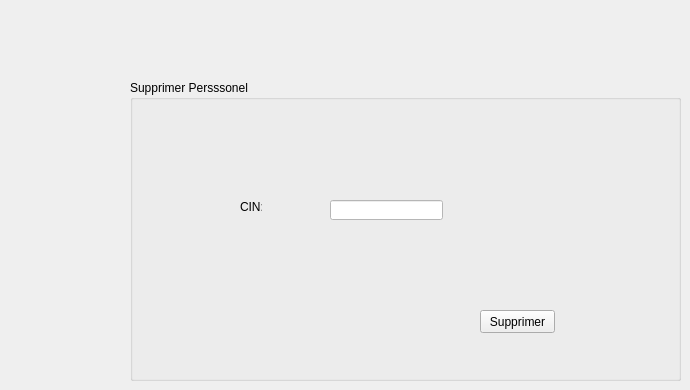
              <widget class="QWidget" name="tab_6">
               <attribute name="title">
                <string>Supprimer Personnel</string>
               </attribute>
               <widget class="QGroupBox" name="groupBox_6">
                <property name="geometry">
                 <rect>
                  <x>130</x>
                  <y>80</y>
                  <width>551</width>
                  <height>301</height>
                 </rect>
                </property>
                <property name="title">
                 <string>Supprimer Persssonel</string>
                </property>
                <widget class="QLabel" name="label_10">
                 <property name="geometry">
                  <rect>
                   <x>110</x>
                   <y>120</y>
                   <width>22</width>
                   <height>14</height>
                  </rect>
                 </property>
                 <property name="styleSheet">
                  <string notr="true"/>
                 </property>
                 <property name="text">
                  <string>CIN:</string>
                 </property>
                </widget>
                <widget class="QLineEdit" name="le_cin_supp">
                 <property name="geometry">
                  <rect>
                   <x>200</x>
                   <y>120</y>
                   <width>113</width>
                   <height>20</height>
                  </rect>
                 </property>
                 <property name="styleSheet">
                  <string notr="true">background-color: rgb(255, 255, 255);</string>
                 </property>
                </widget>
                <widget class="QPushButton" name="pb_supprimer_12">
                 <property name="geometry">
                  <rect>
                   <x>350</x>
                   <y>230</y>
                   <width>75</width>
                   <height>23</height>
                  </rect>
                 </property>
                 <property name="styleSheet">
                  <string notr="true"/>
                 </property>
                 <property name="text">
                  <string>Supprimer</string>
                 </property>
                </widget>
               </widget>
              </widget>
